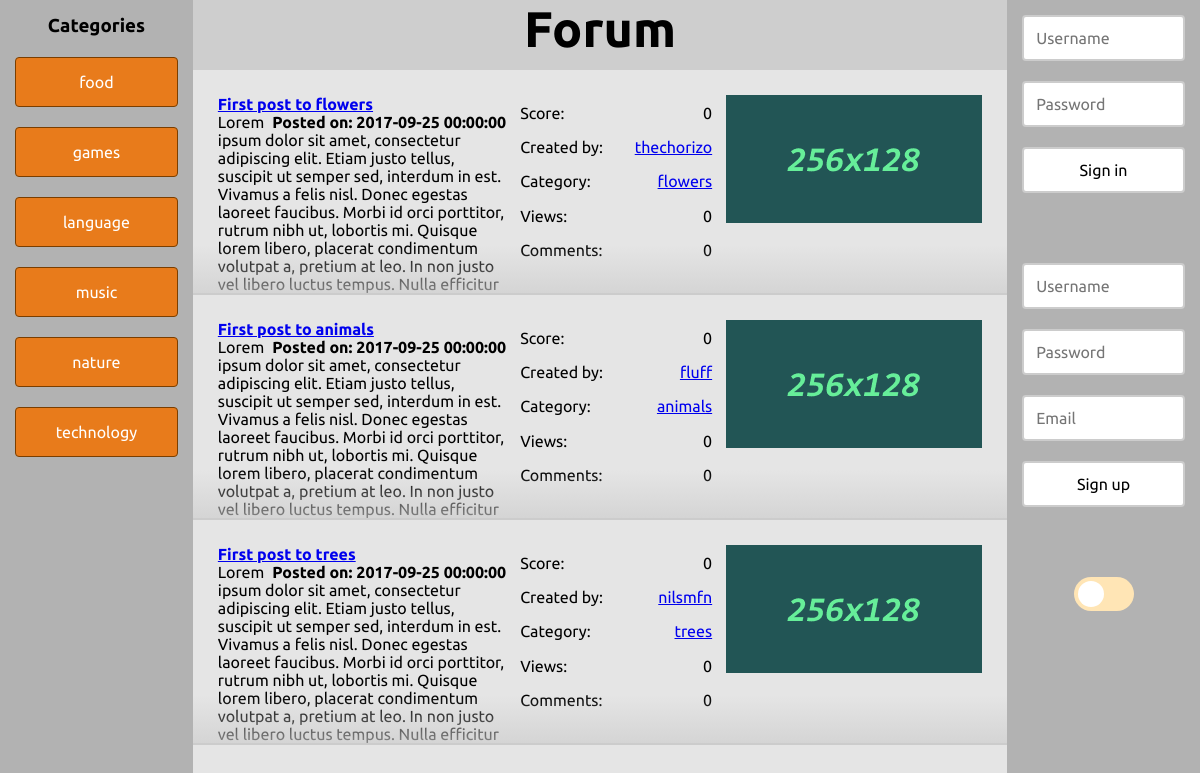
Screenshot of /?view=category&id=1 with the database file from the repository.
### tables this page shows
CREATE TABLE category (
	category_id INT(8) NOT NULL AUTO_INCREMENT,
	category_name VARCHAR(255) NOT NULL,
	UNIQUE INDEX category_name_unique_key (category_name),
	PRIMARY KEY (category_id)
);

CREATE TABLE post (
	post_id INT(8) NOT NULL AUTO_INCREMENT,
    post_subject VARCHAR(255) NOT NULL,
	post_content TEXT NOT NULL,
	post_date DATETIME NOT NULL,
	post_category INT(8) NOT NULL,
	post_creator INT(8) NOT NULL,
	post_score INT(8) NOT NULL DEFAULT 0,
	PRIMARY KEY (post_id)
);

CREATE TABLE user (
	user_id INT(8) NOT NULL AUTO_INCREMENT,
	user_name VARCHAR(30) NOT NULL,
    user_password VARCHAR(255) NOT NULL,
	user_email VARCHAR(255) NOT NULL,
	user_date	DATE NOT NULL,
	user_score INT(8) NOT NULL DEFAULT 0,
	UNIQUE INDEX user_name_unique_key (user_name),
	PRIMARY KEY (user_id)
);

CREATE TABLE subcategory (
	subcategory_id INT(8) NOT NULL AUTO_INCREMENT,
	subcategory_parent INT(8) NOT NULL,
	subcategory_name VARCHAR(255) NOT NULL,
	UNIQUE INDEX subcategory_name_unique_key (subcategory_name),
	PRIMARY KEY (subcategory_id)
);

### htdocs/model/categorymodel.php (called while the page is built)
<?php
class CategoryModel {
  function __construct($db) {
    $this->db = $db;
  }
  public function listCategories() {
    $sql = "SELECT category_id AS id, category_name AS name FROM category";
    return $this->db->select($sql);
  }
  public function listSubcategories($category) {
    $sql = "SELECT subcategory_id AS id, subcategory_name AS name FROM subcategory WHERE subcategory_parent = $category";
    return $this->db->select($sql);
  }
  public function listAll() {
    $res = array();
    $cats = $this->listCategories();
    for($i = 0; $i < count($cats); $i++) {
      $res[$i] = array($cats[$i], $this->listSubcategories($cats[$i]->id));
    }
    return $res;
  }
}
?>

### htdocs/model/db.php (called while the page is built, shortened)
<?php
class DB {
  protected static $conn;
  public function connect() {
    if(!isset(self::$conn)) {
      self::$conn = new mysqli(DB_HOST, DB_USER, DB_PASS, DB_NAME);
    }
    return self::$conn;
  }
  public function query($query) {
    $conn = $this->connect();
    $res = $conn->query($query);
    return $res;
  }
  public function select($query) {
    $res = $this->query($query);
    $rows = array();
    if($res->num_rows > 0) {
      while($row = $res->fetch_object()) {
        $rows[] = $row;
      }
    }
    return $rows;
  }
}
?>

### htdocs/controller/postcontroller.php (called while the page is built, shortened)
<?php
class PostController {
  private $model;
  function __construct($model) {
    $this->model = $model;
  }
  public function getPostList() {
    if(isset($_GET["view"])) {
      if($_GET["view"] == "category") return $this->model->listFromCat($_GET["id"]);
      else if($_GET["view"] == "subcategory") return $this->model->listFromSubCat($_GET["id"]);
    }
    else return $this->model->listAll();
  }
}
?>

### htdocs/model/postmodel.php (called while the page is built, shortened)
<?php
class PostModel {
  private $db;
  function __construct($db) {
    $this->db = $db;
  }
  public function listFromCat($cat) {
    $sql =
      "SELECT
        p.post_id AS id,
        p.post_subject AS subject,
        p.post_content AS content,
        p.post_date AS date,
        p.post_category AS category,
        p.post_creator AS creator,
        p.post_score AS score,
        sc.subcategory_name AS category_name,
        u.user_name AS creator_name,
        (SELECT COUNT(*) FROM postview WHERE post = p.post_id) AS views,
        (SELECT COUNT(*) FROM comment WHERE comment_post = p.post_id) AS num_comments,
        (SELECT img_url FROM postimg WHERE img_post = p.post_id LIMIT 1) AS img
      FROM
        post AS p INNER JOIN subcategory AS sc ON p.post_category = sc.subcategory_id INNER JOIN user AS u ON p.post_creator = u.user_id
      WHERE sc.subcategory_parent = $cat";
    return $this->db->select($sql);
  }
}
?>

### htdocs/view/categorylist.php (the view, shortened to what this page needs)
<?php
require_once "model/categorymodel.php";
$catmdl = new CategoryModel($db);
$catlist = $catmdl->listAll();
?>
<ul id="category-list">
  <?php
  foreach($catlist as $c) :
  ?>
    <li>
      <a href="/?view=category&id=<?= $c[0]->id ?>" class="button orange"><?= $c[0]->name ?></a>
    </li>
  <?php
  endforeach;
  ?>
</ul>

### htdocs/view/postlist.php
<?php
require_once "model/postmodel.php";
require_once "controller/postcontroller.php";
require_once "libs/parsedown.php";
if(!isset($postmdl)) $postmdl = new PostModel($db);
if(!isset($postctrl)) $postctrl = new PostController($postmdl);
$parsedown = new Parsedown();
$plist = $postctrl->getPostList($postmdl);
?>
<ul id="category-list">
  <?php
  foreach($plist as $p) :
    $p->content = $parsedown->text($p->content);
  ?>
    <div class="post">
      <div class="post-content">
        <span class="post-header"><a href="/?view=post&id=<?= $p->id ?>"><?= $p->subject ?></a></span>
        <span class="post-date">Posted on: <time><?= $p->date ?></time></span>
        <p class="post-preview"><?= $p->content ?></p>
      </div>
      <table class="post-data">
        <tr class='post-score'>
          <td>Score:</td>
          <td><?= $p->score ?></td>
        </tr>
        <tr class='post_creator'>
          <td>Created by:</td>
          <td><a href="/?view=user&id=<?= $p->creator ?>"><?= $p->creator_name ?></a></td>
        </tr>
        <tr class='post-category'>
          <td>Category:</td>
          <td><a href="/?view=subcategory&id=<?= $p->category ?>"><?= $p->category_name ?></a></td>
        </tr>
        <tr class='post-views'>
          <td>Views:</td>
          <td><?= $p->views ?></td>
        </tr>
        <tr class='post-comments'>
          <td>Comments:</td>
          <td><?= $p->num_comments ?></td>
        </tr>
      </table>
      <img class="post-thumbnail" src="<?= !empty($p->img) ? $p->img : "/img/post-img-def.png" ?>" alt="post-thumbnail" />
    </div>
  <?php
  endforeach;
  ?>
</ul>

### htdocs/libs/parsedown.php (shortened to what this page needs)
<?php
class Parsedown
{
    protected $breaksEnabled;
    protected function unmarkedText($text)
    {
        if ($this->breaksEnabled)
        {
            $text = preg_replace('/[ ]*\n/', "<br />\n", $text);
        }
        else
        {
            $text = preg_replace('/(?:[ ][ ]+|[ ]*\\\\)\n/', "<br />\n", $text);
            $text = str_replace(" \n", "\n", $text);
        }
        return $text;
    }
}

### htdocs/css/main.css (style rules this page uses)
* { margin: 0; padding: 0; font-family: "Ubuntu", sans-serif; }
html { background-color: #fff; color: #000; transition-duration: 0.4s; }
body { overflow: hidden; }

### htdocs/css/forum.css (style rules this page uses)
#category-list, #category-list ul { list-style-type: none; }
#left .button { width: 100%; margin: 20px 0 0 0; }
.post { display: flex; box-sizing: border-box; padding: 25px; border-bottom: 2px solid #ccc; max-height: 225px; overflow: hidden; position: relative; }
.post:before { content: ''; width: 100%; height: 100%; position: absolute; left: 0; top: 25px; background: linear-gradient(transparent 150px, #ccc); pointer-events: none; }
.post-content { flex: 1; text-align: left; }
.post-header { font-weight: bolder; }
.post-date { float: right; font-weight: bold; }
.post-data { text-align: left; margin-left: 10px; margin-right: 10px; width: 200px; }
.post-data td { padding: 2px; }
.post-data tr td:last-child { text-align: right; }
.post-thumbnail { background-color: #000; width: 256px; height: 128px; float: right; text-align: center; }

### htdocs/css/misc.css (style rules this page uses)
.button { background-color: #f1f1f1; border: 1px solid #f2f2f2; color: #000; border-radius: 4px; padding: 15px 32px; text-align: center; text-decoration: none; display: inline-block; font-size: 16px; cursor: pointer; transition-duration: 0.4s; box-sizing: border-box; }
.orange { background-color: #e87b1b; border: 1px solid #7a3e00; color: #fff; }

### rows the page displays
category: category_name "food"
category: category_name "games"
category: category_name "language"
category: category_name "music"
category: category_name "nature"
category: category_name "technology"
post: post_subject "First post to flowers", post_date "2017-09-25 00:00:00", post_score "0", post_creator.user_name "thechorizo", post_category.subcategory_name "flowers", views "0", num_comments "0"
post: post_subject "First post to animals", post_date "2017-09-25 00:00:00", post_score "0", post_creator.user_name "fluff", post_category.subcategory_name "animals", views "0", num_comments "0"
post: post_subject "First post to trees", post_date "2017-09-25 00:00:00", post_score "0", post_creator.user_name "nilsmfn", post_category.subcategory_name "trees", views "0", num_comments "0"
